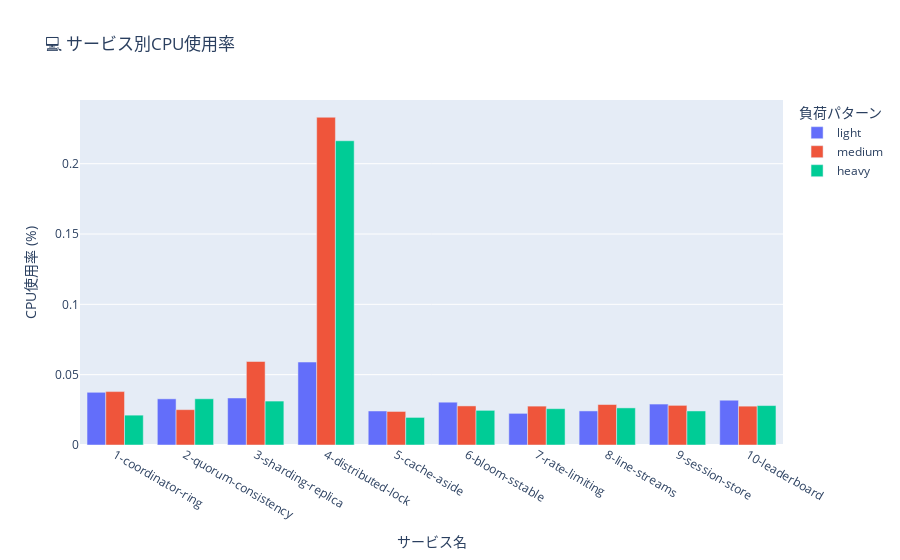

The code cell stored with this chart in its notebook:
### Code cell
if df_results is not None and 'cpu_percent' in df_resources.columns:
    fig = px.bar(
        df_resources.dropna(subset=['cpu_percent']),
        x='service_name',
        y='cpu_percent',
        color='pattern_name',
        barmode='group',
        title='💻 サービス別CPU使用率',
        labels={'service_name': 'サービス名', 'cpu_percent': 'CPU使用率 (%)', 'pattern_name': '負荷パターン'},
        category_orders={'pattern_name': ['light', 'medium', 'heavy']}
    )
    fig.update_layout(xaxis_title="サービス名", yaxis_title="CPU使用率 (%)")
    fig.show()
else:
    print("CPUデータがありません。")

### Figure 1 — Plotly figure (JSON) as saved in the notebook; plotly's stock layout.template omitted (floating-point values rounded to 4 significant figures)
{"data": [{"alignmentgroup": "True", "hovertemplate": "負荷パターン=light<br>サービス名=%{x}<br>CPU使用率 (%)=%{y}<extra></extra>", "legendgroup": "light", "marker": {"color": "#636efa", "pattern": {"shape": ""}}, "name": "light", "offsetgroup": "light", "orientation": "v", "showlegend": true, "textposition": "auto", "type": "bar", "x": ["1-coordinator-ring", "2-quorum-consistency", "3-sharding-replica", "4-distributed-lock", "5-cache-aside", "6-bloom-sstable", "7-rate-limiting", "8-line-streams", "9-session-store", "10-leaderboard"], "xaxis": "x", "y": [0.03742, 0.03282, 0.03342, 0.05897, 0.02418, 0.03044, 0.02249, 0.02422, 0.02911, 0.03183], "yaxis": "y"}, {"alignmentgroup": "True", "hovertemplate": "負荷パターン=medium<br>サービス名=%{x}<br>CPU使用率 (%)=%{y}<extra></extra>", "legendgroup": "medium", "marker": {"color": "#EF553B", "pattern": {"shape": ""}}, "name": "medium", "offsetgroup": "medium", "orientation": "v", "showlegend": true, "textposition": "auto", "type": "bar", "x": ["1-coordinator-ring", "2-quorum-consistency", "3-sharding-replica", "4-distributed-lock", "5-cache-aside", "6-bloom-sstable", "7-rate-limiting", "8-line-streams", "9-session-store", "10-leaderboard"], "xaxis": "x", "y": [0.03797, 0.02513, 0.05937, 0.233, 0.02385, 0.02778, 0.02764, 0.02878, 0.02818, 0.02762], "yaxis": "y"}, {"alignmentgroup": "True", "hovertemplate": "負荷パターン=heavy<br>サービス名=%{x}<br>CPU使用率 (%)=%{y}<extra></extra>", "legendgroup": "heavy", "marker": {"color": "#00cc96", "pattern": {"shape": ""}}, "name": "heavy", "offsetgroup": "heavy", "orientation": "v", "showlegend": true, "textposition": "auto", "type": "bar", "x": ["1-coordinator-ring", "2-quorum-consistency", "3-sharding-replica", "4-distributed-lock", "5-cache-aside", "6-bloom-sstable", "7-rate-limiting", "8-line-streams", "9-session-store", "10-leaderboard"], "xaxis": "x", "y": [0.02122, 0.03287, 0.03124, 0.2163, 0.01961, 0.02463, 0.02583, 0.02638, 0.02421, 0.02804], "yaxis": "y"}], "layout": {"barmode": "group", "legend": {"title": {"text": "負荷パターン"}, "tracegroupgap": 0}, "title": {"text": "💻 サービス別CPU使用率"}, "xaxis": {"anchor": "y", "domain": [0, 1], "title": {"text": "サービス名"}}, "yaxis": {"anchor": "x", "domain": [0, 1], "title": {"text": "CPU使用率 (%)"}}}}
